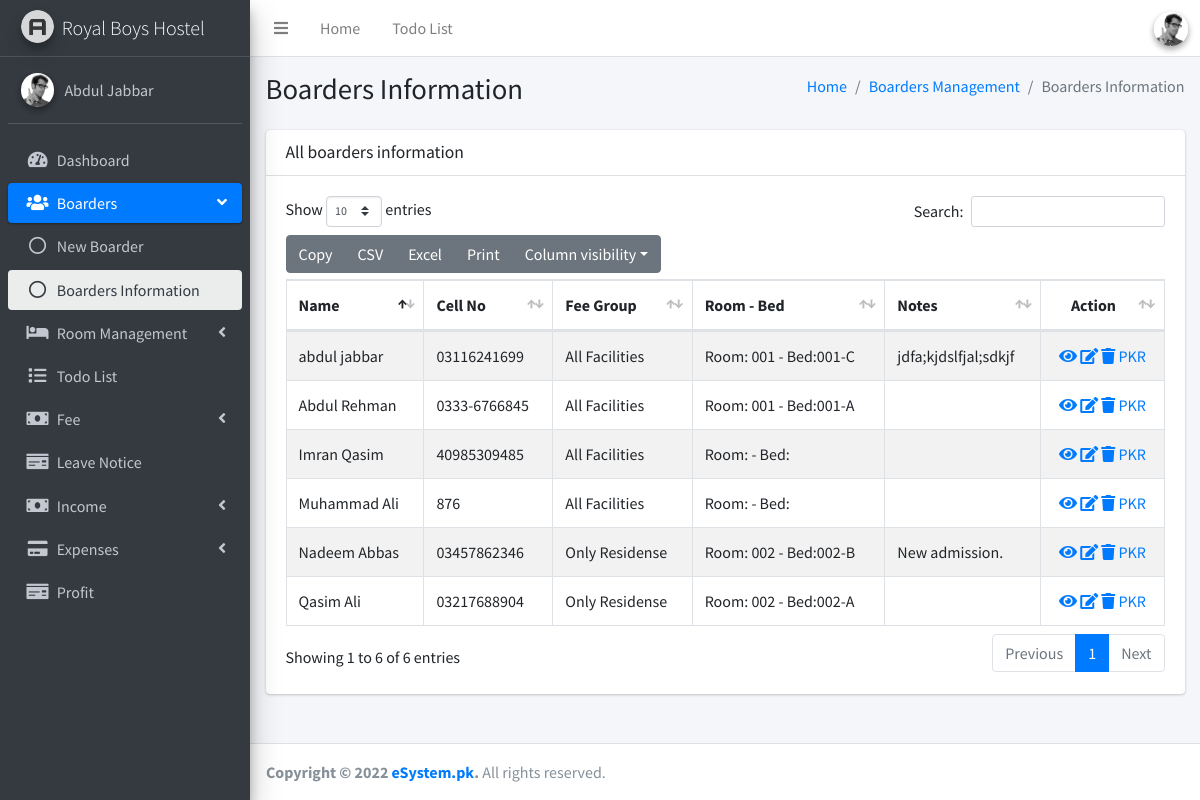
Page /boarders/ (signed in) on the committed database.
### hostel/models.py (models this page shows, shortened)
class Boarder(models.Model):
    Living_Purpose = [
        ('Study', 'Study'),
        ('Job', 'Job'),
        ]
    Blood_Group = [
        ('A', 'A'),
        ('B', 'B'),
        ('O', 'O'),
        ('AB', 'AB'),
        ]
    Status = [
        ('Active', 'Active'),
        ('Inactive', 'Inactive'),
    	]
    name = models.CharField("name",max_length=200)
    father_name = models.CharField("father Name",max_length=200)
    cell_no = models.CharField("cell No",max_length=200)
    email = models.EmailField(blank=True, null=True)
    photo = models.ImageField(upload_to ='students_pics/', blank=True, null=True)
    address = models.CharField("address",max_length=500)
    emergency_cell_no = models.CharField("Emergency Cell No", max_length=200)
    living_purpose = models.CharField("living Purpose" ,max_length=20, choices=Living_Purpose, default='Study')
    admission_date = models.DateField("admission Date", null=True, blank=True,)
    blood_group = models.CharField("blood Group", max_length=20, choices=Blood_Group)
    bed = models.ForeignKey(Bed, on_delete=models.CASCADE, null=True, blank=True, related_name='all_beds')
    feegroup = models.ForeignKey(FeeGroup, on_delete=models.CASCADE, null=True, blank=False)
    notes = models.CharField("notes",max_length=200, blank=True)
    status = models.CharField("status", max_length=20, choices=Status, default='Active')
    created_at = models.DateTimeField(auto_now_add=True)
    class Meta:
        verbose_name_plural = "Boarder"

class FeeGroup(models.Model):
    name = models.CharField("fee Group", max_length=200)
    amount = models.PositiveIntegerField()
    class Meta:
        verbose_name_plural = "Fee Group"

class Bed(models.Model):
    name = models.CharField("Bed No.",max_length=200)
    room = models.ForeignKey(Room, on_delete=models.CASCADE, default='1')
    class Meta:
        verbose_name_plural = "Bed"

class Room(models.Model):
    name = models.CharField("Room No.",max_length=200)
    roomtype = models.ForeignKey(RoomType, on_delete=models.CASCADE)
    description = models.CharField("description",max_length=200, blank=True)
    class Meta:
        verbose_name_plural = "Room"

### hostel/views.py (the view)
# urls.py: path('boarders/', allboardersinformation, name='allboardersinformation'),
@login_required(login_url='loginpage')
def allboardersinformation(request):
	boarders = Boarder.objects.all()
	context = {'boarders':boarders, 'bormo': 'menu-open', 'naborac': 'active', 'aborac':'active'}
	return render(request, 'allboarders-information.html', context)

### templates/allboarders-information.html (shortened to what this page needs)
{% extends 'base.html' %}
{% block content %}
  <div class="content-wrapper">
    <div class="content-header">
      <div class="container-fluid">
        <div class="row mb-2">
          <div class="col-sm-6">
            <h1 class="m-0">Boarders Information</h1>
          </div>
          <div class="col-sm-6">
            <ol class="breadcrumb float-sm-right">
              <li class="breadcrumb-item"><a href="#">Home</a></li>
              <li class="breadcrumb-item"><a href="#">Boarders Management</a></li>
              <li class="breadcrumb-item active">Boarders Information</li>
            </ol>
          </div>
        </div>
      </div>
    </div>
    <div class="content">
      <div class="container-fluid">
<div class="card card-default">
<div class="card-header">
<h3 class="card-title">All boarders information</h3>
</div>
<div class="card-body">
<table id="example1" class="table table-bordered table-striped">
<thead>
<tr>
<th>Name</th>
<th>Cell No</th>
<th>Fee Group</th>
<th>Room - Bed</th>
<th>Notes</th>
<th class="text-center">Action</th>
</tr>
</thead>
<tbody>
  {% for boarder in boarders %}
<tr>
<td>{{ boarder.name }}</td>
<td>{{ boarder.cell_no }}</td>
<td>{{ boarder.feegroup.name }}</td>
<td>Room: {{ boarder.bed.room.name }} - Bed:{{ boarder.bed.name }}</td>
<td>{{ boarder.notes }}</td>
<td class="text-center">
  <a href="{% url 'viewboarder' boarder.id %}"><i class="fas fa-eye"></i></a>
  <a href="{% url 'updateboarder' boarder.id %}"><i class="fas fa-edit"></i></a>
  <a href="" data-toggle="modal" data-target="#deteteModal{{boarder.id}}"><i class="fas fa-trash"></i></a>
  <a href="{% url 'collectfee' boarder.id %}">PKR</a>
</td>
</tr>
  {% endfor %}
</tbody>
</table>
</div>
</div>
</div>
</div>
  </div>
{% endblock %}

### templates/base.html (shortened to what this page needs)
{% load static %}
<!doctype html>
<html lang="en">
  <head>
    <link rel="stylesheet" href="{% static 'plugins/fontawesome-free/css/all.min.css' %}">
    <link rel="stylesheet" href="{% static 'css/bootstrap.min.css' %}">
    <link rel="stylesheet" href="{% static 'plugins/select2/css/select2.min.css' %}">
    <link rel="stylesheet" href="{% static 'plugins/toastr/toastr.min.css' %}">
    <link rel="stylesheet" href="{% static 'plugins/datatables-bs4/css/dataTables.bootstrap4.min.css' %}">
    <link rel="stylesheet" href="{% static 'plugins/datatables-responsive/css/responsive.bootstrap4.min.css' %}">
    <link rel="stylesheet" href="{% static 'plugins/datatables-buttons/css/buttons.bootstrap4.min.css' %}">
    <link rel="stylesheet" href="{% static 'plugins/tempusdominus-bootstrap-4/css/tempusdominus-bootstrap-4.min.css' %}">
    <link rel="stylesheet" href="{% static 'css/adminlte.min.css' %}">
    <link rel="stylesheet" href="{% static 'css/style.css' %}">
  </head>
<body class="hold-transition sidebar-mini">
<div class="wrapper">
  {% include 'main-header.html' %}
  {% include 'main-sidebar.html' %}
  {% block content %}
  {% endblock %}
  {% include 'main-footer.html' %}
</div>
  </body>
</html>

### templates/main-header.html (shortened to what this page needs)
{% load static %}
  <nav class="main-header navbar navbar-expand navbar-white navbar-light">
    <ul class="navbar-nav">
      <li class="nav-item">
        <a class="nav-link" data-widget="pushmenu" href="#" role="button"><i class="fas fa-bars"></i></a>
      </li>
      <li class="nav-item d-none d-sm-inline-block">
        <a href="/" class="nav-link">Home</a>
      </li>
      <li class="nav-item d-none d-sm-inline-block">
        <a href="{% url 'todolist' %}" class="nav-link">Todo List</a>
      </li>
    </ul>
    <ul class="navbar-nav ml-auto">
      <li class="nav-item dropdown">
        <a class="nav-link p-1" data-toggle="dropdown" href="#">
          <div class="user-panel d-flex" style="overflow: visible !important;">
            <div class="image">
              <img src="/static/temp-img/user2-160x160.jpg" class="img-circle elevation-2" alt="User Image">
            </div>
          </div>
        </a>
        </li>
    </ul>
  </nav>

### templates/main-sidebar.html (shortened to what this page needs)
{% load static %}
  <aside class="main-sidebar sidebar-dark-primary elevation-4">
    <a href="{% url 'dashboard' %}" class="brand-link">
      <img src="{% static 'temp-img/AdminLTELogo.png' %}" alt="AdminLTE Logo" class="brand-image img-circle elevation-3" style="opacity: .8">
      <span class="brand-text font-weight-light">Royal Boys Hostel</span>
    </a>
    <div class="sidebar">
      <div class="user-panel mt-3 pb-3 mb-3 d-flex">
        <div class="image">
          <img src="{% static 'temp-img/user2-160x160.jpg' %}" class="img-circle elevation-2" alt="User Image">
        </div>
        <div class="info">
          <a href="#" class="d-block">Abdul Jabbar</a>
        </div>
      </div>
      <nav class="mt-2">
        <ul class="nav nav-pills nav-sidebar flex-column" data-widget="treeview" role="menu" data-accordion="true">
            <li class="nav-item {{ dashmo }}">
            <a href="{% url 'dashboard' %}" class="nav-link {{ dashac }}">
              <i class="nav-icon fas fa-tachometer-alt"></i>
              <p>
                Dashboard
              </p>
            </a>
          </li>
          <li class="nav-item {{ bormo }}">
            <a href="#" class="nav-link {{ naborac }}">
              <i class="nav-icon fas fa-users"></i>
              <p>
                Boarders
                <i class="right fas fa-angle-left"></i>
              </p>
            </a>
            <ul class="nav nav-treeview">
              <li class="nav-item">
                <a href="{% url 'newboarder' %}" class="nav-link  {{ nborac }}">
                  <i class="far fa-circle nav-icon"></i>
                  <p>New Boarder</p>
                </a>
              </li>
              <li class="nav-item">
                <a href="{% url 'allboardersinformation' %}" class="nav-link  {{ aborac }}">
                  <i class="far fa-circle nav-icon"></i>
                  <p>Boarders Information</p>
                </a>
              </li>
            </ul>
          </li>
            <li class="nav-item {{ roommo }}">
            <a href="#" class="nav-link {{ roomac }}">
              <i class="nav-icon fas fa-bed"></i>
              <p>
                Room Management
                <i class="right fas fa-angle-left"></i>
              </p>
            </a>
          </li>
          <li class="nav-item {{ tdmo }}">
            <a href="{% url 'todolist' %}" class="nav-link {{ tdac }}">
              <i class="nav-icon fas fa-list"></i>
              <p>
                Todo List
              </p>
            </a>
          </li>
          <li class="nav-item {{ feemo }}">
            <a href="#" class="nav-link {{ feeac }}">
              <i class="nav-icon fas fa-money-bill"></i>
              <p>
                Fee
                <i class="right fas fa-angle-left"></i>
              </p>
            </a>
          </li>
          <li class="nav-item {{ lnmo }}">
            <a href="{% url 'leavenotice' %}" class="nav-link {{ lnac }}">
              <i class="nav-icon fas fa-money-check"></i>
              <p>
                Leave Notice
              </p>
            </a>
          </li>
          <li class="nav-item {{ inmo }}">
            <a href="#" class="nav-link {{ inac }}">
              <i class="nav-icon fas fa-money-bill"></i>
              <p>
                Income
                <i class="right fas fa-angle-left"></i>
              </p>
            </a>
          </li>
          <li class="nav-item {{ exmo }}">
            <a href="#" class="nav-link {{ exac }}">
              <i class="nav-icon fas fa-credit-card"></i>
              <p>
                Expenses
                <i class="right fas fa-angle-left"></i>
              </p>
            </a>
          </li>
          <li class="nav-item {{ prmo }}">
            <a href="{% url 'profitsearch' %}" class="nav-link {{ prac }}">
              <i class="nav-icon fas fa-money-check"></i>
              <p>
                Profit
              </p>
            </a>
          </li>
        </ul>
      </nav>
    </div>
  </aside>

### templates/main-footer.html (shortened to what this page needs)
  <footer class="main-footer">
    <strong>Copyright &copy; 2022 <a href="https://esystem.pk">eSystem.pk</a>.</strong> All rights reserved.
  </footer>

### rows in the picture
Boarder: name "Abdul Rehman", cell_no "0333-6766845", feegroup.name "All Facilities", bed.room.name "001", bed.name "001-A"
Boarder: name "Qasim Ali", cell_no "03217688904", feegroup.name "Only Residense", bed.room.name "002", bed.name "002-A"
Boarder: name "Imran Qasim", cell_no "40985309485", feegroup.name "All Facilities"
Boarder: name "Muhammad Ali", cell_no "876", feegroup.name "All Facilities"
Boarder: name "Nadeem Abbas", cell_no "03457862346", feegroup.name "Only Residense", bed.room.name "002", bed.name "002-B", notes "New admission."
Boarder: name "abdul jabbar", cell_no "03116241699", feegroup.name "All Facilities", bed.room.name "001", bed.name "001-C", notes "jdfa;kjdslfjal;sdkjf"
